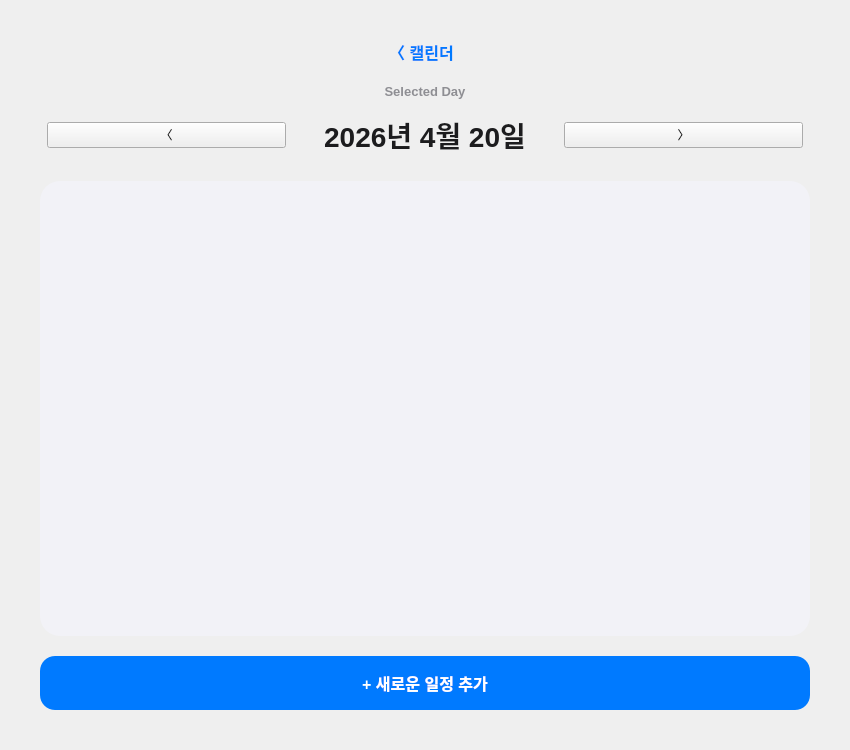
<?xml version="1.0" encoding="UTF-8"?>
<ui version="4.0">
 <class>Date</class>
 <widget class="QWidget" name="Date">
  <property name="geometry">
  <rect>
   <x>0</x>
   <y>0</y>
   <width>850</width>
   <height>750</height>
  </rect>
 </property>
 <property name="styleSheet">
  <string notr="true">
   QWidget#dateView {
       background-color: #FFFFFF;
   }

   /* 뒤로가기 버튼 */
   QPushButton#backButton {
       border: none;
       background-color: transparent;
       color: #007AFF;
       font-size: 16px;
       font-weight: bold;
   }

   /* 날짜 네비게이션 버튼 */
   QPushButton#navButton {
       border: none;
       background-color: #F2F2F7;
       border-radius: 15px;
       color: #1C1C1E;
       font-weight: bold;
       min-width: 35px;
       min-height: 35px;
   }
   QPushButton#navButton:hover {
       background-color: #E5E5EA;
   }

   /* 날짜 표시 버튼 */
   QPushButton#dateDisplayButton {
       border: none;
       background-color: transparent;
       font-size: 28px;
       font-weight: bold;
       color: #1C1C1E;
       padding: 5px 10px;
   }
   QPushButton#dateDisplayButton:hover {
       color: #007AFF;
   }

   /* 일정 리스트 뷰 */
   QListView#scheduleListView {
       background-color: #F2F2F7;
       border: none;
       border-radius: 20px;
       padding: 15px;
       outline: none;
   }

   /* 일정 추가 버튼 */
   QPushButton#addScheduleButton {
       background-color: #007AFF;
       color: white;
       border: none;
       border-radius: 15px;
       font-size: 16px;
       font-weight: bold;
       padding: 15px;
   }
   QPushButton#addScheduleButton:pressed {
       background-color: #0051A8;
   }

   QLabel#subTitle {
       font-size: 13px;
       color: #8E8E93;
       font-weight: bold;
       text-transform: uppercase;
   }
  </string>
 </property>

 <layout class="QVBoxLayout" name="mainLayout">
  <property name="spacing">
   <number>20</number>
  </property>
  <property name="leftMargin">
   <number>40</number>
  </property>
  <property name="topMargin">
   <number>40</number>
  </property>
  <property name="rightMargin">
   <number>40</number>
  </property>
  <property name="bottomMargin">
   <number>40</number>
  </property>

  <item>
   <layout class="QHBoxLayout" name="topBarLayout">
    <item>
     <widget class="QPushButton" name="backButton">
      <property name="text">
       <string>〈 캘린더</string>
      </property>
      <property name="cursor">
       <cursor shape="PointingHandCursor"/>
      </property>
     </widget>
    </item>
    <item>
     <spacer name="hSpacer">
      <property name="orientation">
       <enum>Qt::Horizontal</enum>
      </property>
     </spacer>
    </item>
   </layout>
  </item>

  <item>
   <layout class="QVBoxLayout" name="headerLayout">
    <property name="spacing">
     <number>10</number>
    </property>
    <item>
     <widget class="QLabel" name="subTitle">
      <property name="text">
       <string>Selected Day</string>
      </property>
      <property name="alignment">
       <set>Qt::AlignCenter</set>
      </property>
     </widget>
    </item>
    <item>
     <layout class="QHBoxLayout" name="dateNavLayout">
      <property name="spacing">
       <number>20</number>
      </property>
      <item>
       <spacer name="hSpacer2">
        <property name="orientation">
         <enum>Qt::Horizontal</enum>
        </property>
       </spacer>
      </item>
      <item>
       <widget class="QPushButton" name="prevDayButton">
        <property name="objectName">
         <string>navButton</string>
        </property>
        <property name="text">
         <string>〈</string>
        </property>
       </widget>
      </item>
      <item>
       <widget class="QPushButton" name="dateDisplayButton">
        <property name="text">
         <string>2026년 4월 20일</string>
        </property>
       </widget>
      </item>
      <item>
       <widget class="QPushButton" name="nextDayButton">
        <property name="objectName">
         <string>navButton</string>
        </property>
        <property name="text">
         <string>〉</string>
        </property>
       </widget>
      </item>
      <item>
       <spacer name="hSpacer3">
        <property name="orientation">
         <enum>Qt::Horizontal</enum>
        </property>
       </spacer>
      </item>
     </layout>
    </item>
   </layout>
  </item>

  <item>
   <widget class="QListView" name="scheduleListView">
    <property name="cursor">
     <cursor shape="PointingHandCursor"/>
    </property>
   </widget>
  </item>

  <item>
   <widget class="QPushButton" name="addScheduleButton">
    <property name="text">
     <string>+ 새로운 일정 추가</string>
    </property>
    <property name="cursor">
     <cursor shape="PointingHandCursor"/>
    </property>
   </widget>
  </item>
 </layout>
</widget>
</ui>
